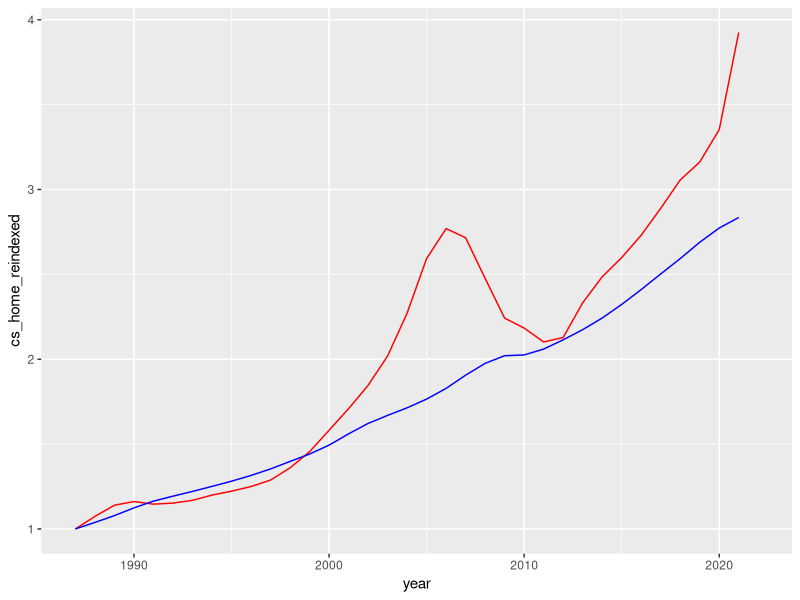
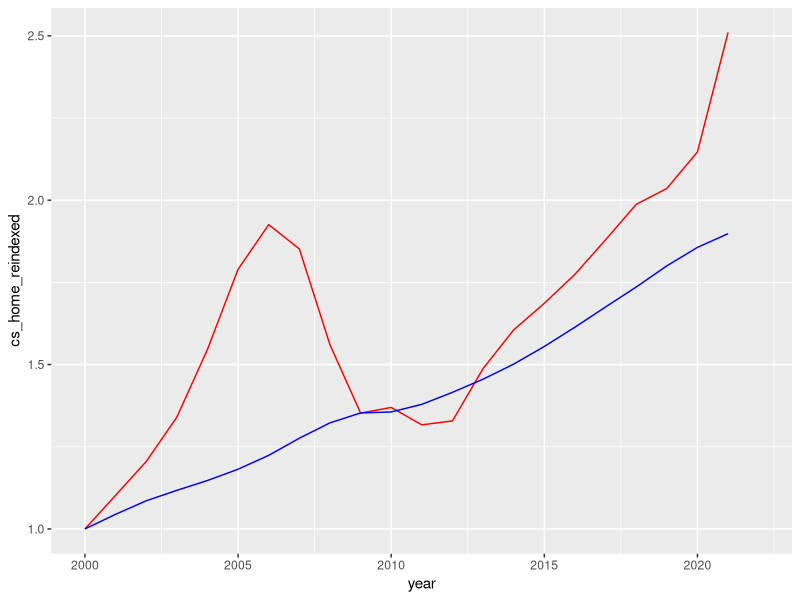
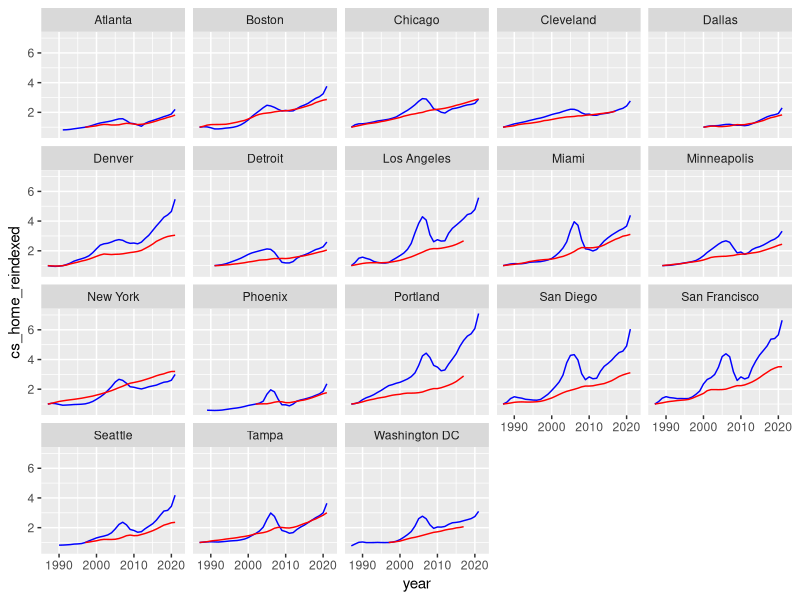

Write the R code that produced these figures, in order.
#Plot Change Over Time of Rent and Home Indices

library(tidyverse)

rh <- read_csv("data/processed/rent_home_prices.csv") #rh for rent and house


#Filter to appropriate Geography:
us_rh <- rh %>%
  filter(geography == "USA")

top_20 <- rh %>%
  filter(geography == "20 City")

cbsa_rh <- rh %>%
  filter(!(geography %in% c("20 City", "USA")))
         

ggplot(data = us_rh, aes(x = year)) + 
  geom_line(aes(y = cs_home_reindexed), color = "red") + 
  geom_line(aes(y = real_rent_reindexed), color = "blue") 


ggplot(data = top_20, aes(x = year)) + 
  geom_line(aes(y = cs_home_reindexed), color = "red") + 
  geom_line(aes(y = real_rent_reindexed), color = "blue") 

ggplot(data = cbsa_rh, aes(x = year)) + 
  geom_line(aes(y = cs_home_reindexed), color = "blue") + 
  geom_line(aes(y = real_rent_reindexed), color = "red") + 
  facet_wrap(geography ~ .)

#Thoughts on the charts:
#1 slightly misleading comparing central city to sub-urban area
#One would expect central cities would be more expensive than the surrounding metro areas
#BUT this charts show data normalized to the same start year, so they tend to 
#suggest regions are seeing their urban housing increase more quickly than rent
# in the equivalent metropolitan area

